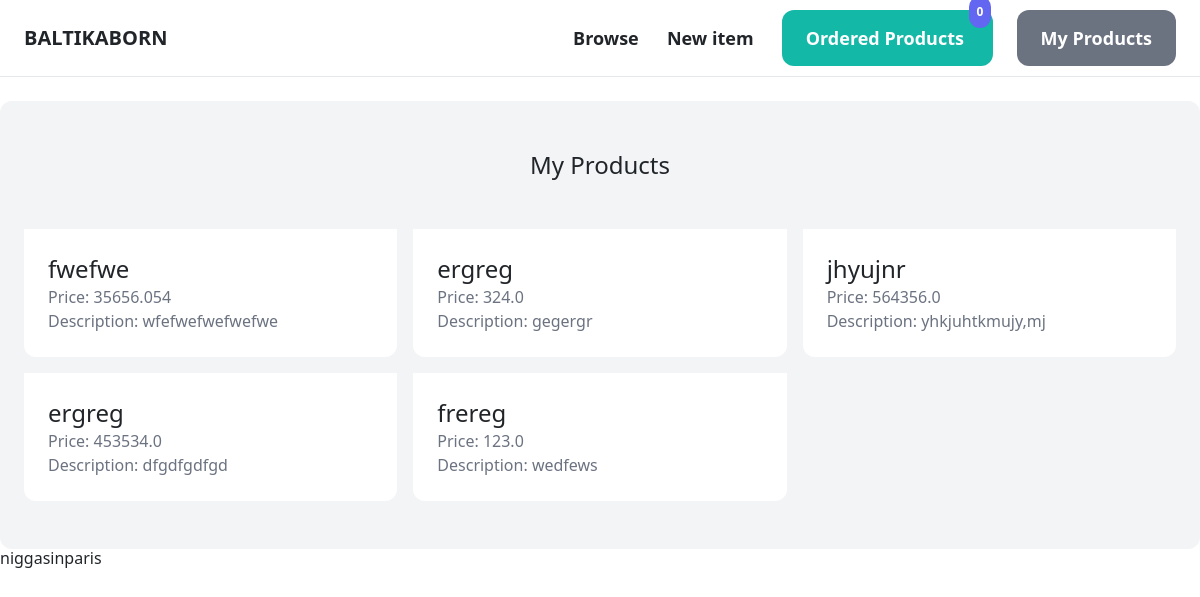
The page /dashboard/ (signed in) on the database its author committed.
### product/models.py (models this page shows, shortened)
class Product(models.Model):
    name = models.CharField(max_length=255)
    description = models.TextField(blank=True, null=True)
    price = models.FloatField()
    created_by = models.ForeignKey(User, related_name='products', on_delete=models.CASCADE,default=1)

### dashboard/views.py (the view)
# urls.py: path('', views.index, name='index'),
@login_required
def index(request):
    products = Product.objects.filter(created_by=request.user)
    return render(request, 'dashboard/index.html', {
        'products': products,
    })

### order/context_processors.py (called while the page is built)
def order(request):
   return {'order': Order(request)}

### order/order.py (called while the page is built)
   def __len__(self):
      return sum(item['quantity'] for item in self.order.values())

### dashboard/templates/dashboard/index.html (shortened to what this page needs)
{% extends 'core/base.html' %}
{% block content %}
<div class="mt-6 px-6 py-12 bg-gray-100 rounded-xl">
   <h2 class="mb-12 text-2xl text-center">My Products</h2>
   <div class="grid grid-cols-3 gap-3">
      {% for product in products %}
      <div>
         <a href="{% url 'product:detail' product.id %}">
            <div class="p-6 bg-white rounded-b-xl">
               <h2 class="text-2xl">{{ product.name }}</h2>
               <p class="text-gray-500">Price: {{ product.price }}</p>
               <p class="text-gray-500">Description: {{ product.description }}</p>
            </div>
         </a>
      </div>
      {% endfor %}
   </div>
</div>
<h1>niggasinparis</h1>
{% endblock %}

### rows shown on the page
Product: name "fwefwe", price "35656.054", description "wfefwefwefwefwe"
Product: name "ergreg", price "324.0", description "gegergr"
Product: name "jhyujnr", price "564356.0", description "yhkjuhtkmujy,mj"
Product: name "ergreg", price "453534.0", description "dfgdfgdfgd"
Product: name "frereg", price "123.0", description "wedfews"

### other values the page prints
{{ order|length }} "0"
